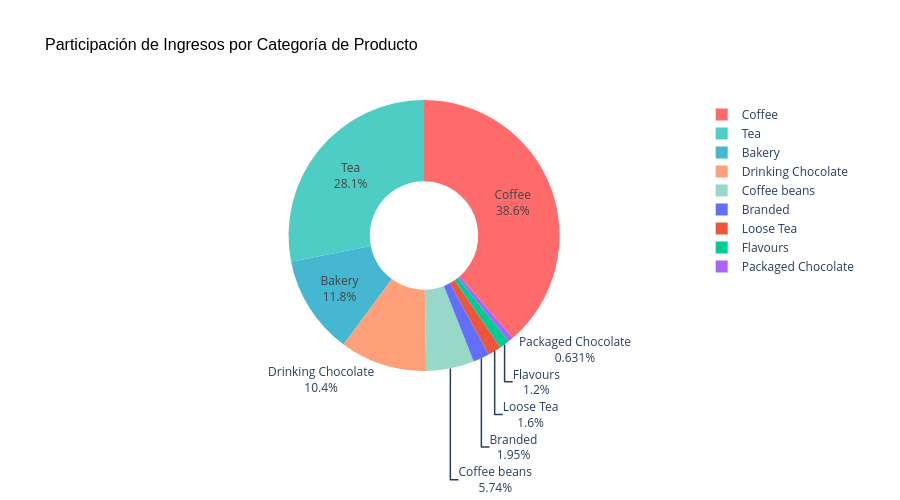

The notebook cell saved with this chart:
### Code cell
# Participación de ingresos por categoría (gráfico de dona)
revenue_by_category = df.groupby('product_category')['revenue'].sum().sort_values(ascending=False)

fig = go.Figure(data=[go.Pie(
    labels=revenue_by_category.index,
    values=revenue_by_category.values,
    hole=0.4,
    marker=dict(colors=['#FF6B6B', '#4ECDC4', '#45B7D1', '#FFA07A', '#98D8C8']),
    textinfo='label+percent',
    textfont_size=12,
    hovertemplate='<b>%{label}</b><br>Ingresos: $%{value:,.0f}<br>Porcentaje: %{percent}<extra></extra>'
)])

fig.update_layout(
    title={
        'text': 'Participación de Ingresos por Categoría de Producto',
        'font': {'size': 16, 'family': 'Arial, sans-serif', 'color': 'black'}
    },
    height=500,
    showlegend=True
)

fig.show()

print("\nDistribución de ingresos por categoría:")
total_cat_revenue = revenue_by_category.sum()
for cat, rev in revenue_by_category.items():
    pct = (rev / total_cat_revenue) * 100
    print(f"{cat}: ${rev:,.2f} ({pct:.2f}%)")

### Figure 1 — Plotly figure (JSON) as saved in the notebook; plotly's stock layout.template omitted (floating-point values rounded to 4 significant figures)
{"data": [{"hole": 0.4, "hovertemplate": "<b>%{label}</b><br>Ingresos: $%{value:,.0f}<br>Porcentaje: %{percent}<extra></extra>", "labels": ["Coffee", "Tea", "Bakery", "Drinking Chocolate", "Coffee beans", "Branded", "Loose Tea", "Flavours", "Packaged Chocolate"], "marker": {"colors": ["#FF6B6B", "#4ECDC4", "#45B7D1", "#FFA07A", "#98D8C8"]}, "textfont": {"size": 12}, "textinfo": "label+percent", "type": "pie", "values": [270000.0, 196400.0, 82320.0, 72420.0, 40090.0, 13610.0, 11210.0, 8409.0, 4408.0]}], "layout": {"height": 500, "showlegend": true, "title": {"font": {"color": "black", "family": "Arial, sans-serif", "size": 16}, "text": "Participación de Ingresos por Categoría de Producto"}}}
